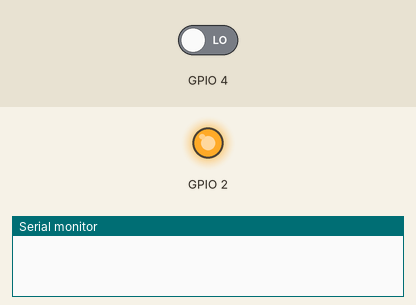
Recording of a sketch running on a simulated ESP8266 (NodeMCU). Shown: output pins drawn as LEDs (lit = HIGH), the last lines printed to the serial monitor. The test bench sets the inputs (shaded band); at power-on: GPIO 4 LOW.

Above: at 1.2 s.
1.3 s: GPIO 4 driven HIGH
2.8 s: GPIO 4 driven LOW
At 4.2 s:
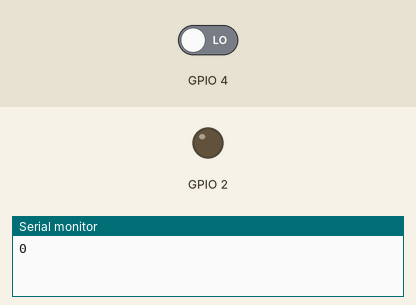
Timing chart, 0 to 5.8 s (numbered marks = the images above; inputs shaded):
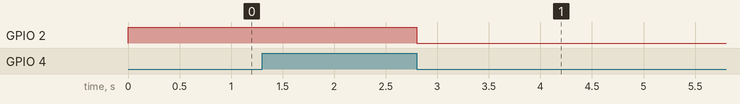

The sketch:

sw_x_countstate_2.ino
```cpp
#include <ESP8266WiFi.h>
int x = 0;
int sw = 0;
int count = 0;
int countstate = 0;
void setup()
{
  Serial.begin(9600);
  pinMode(4, INPUT);
  pinMode(2, OUTPUT);
}

void loop()
{
  sw = digitalRead(4);
  if (sw == HIGH) {

    Serial.println(count);
    while ( digitalRead(4) == HIGH) {
      delay(5); // Wait for 5 millisecond(s)
    }
    if (x == HIGH) {
      x = LOW;
      count++;
    countstate++;
    } else {
      x = HIGH;
      count++;
    countstate++;
    }
  }
  if (countstate%2==0) {
    digitalWrite(2,HIGH);
  } else {
    digitalWrite(2,LOW);
  }

  delay(10); // Wait for 10 millisecond(s)

}
```

Measured:
- after the input at 2.8 s, GPIO 2: HIGH → LOW at once
